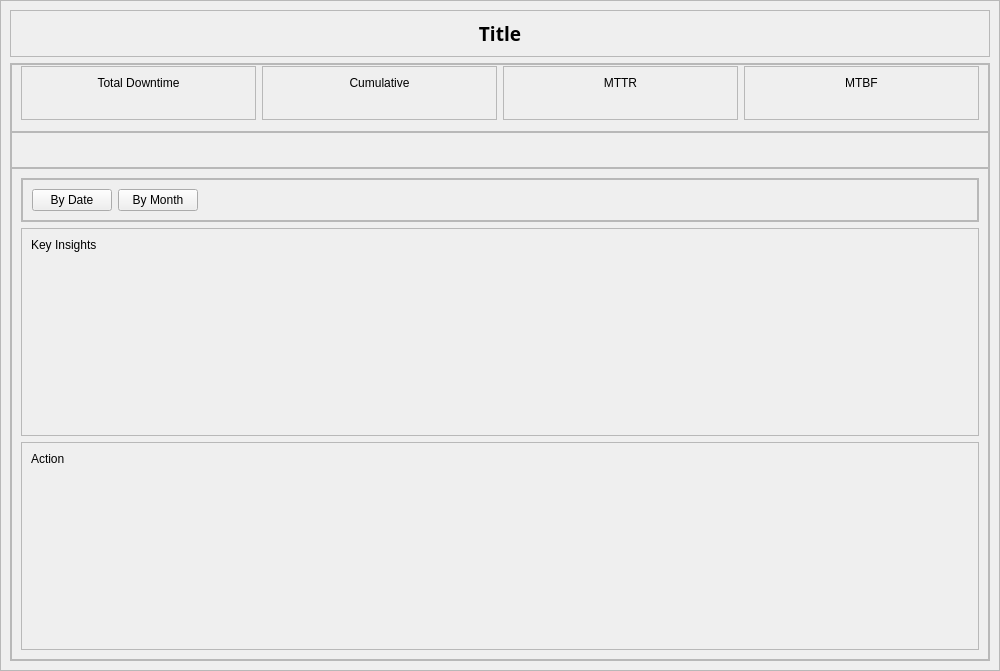
<?xml version="1.0" encoding="UTF-8"?>
<ui version="4.0">
 <class>Dialog</class>
 <widget class="QDialog" name="Dialog">
  <property name="geometry">
   <rect>
    <x>0</x>
    <y>0</y>
    <width>1000</width>
    <height>671</height>
   </rect>
  </property>
  <property name="windowTitle">
   <string>Dialog</string>
  </property>
  <layout class="QVBoxLayout" name="verticalLayout">
   <property name="spacing">
    <number>0</number>
   </property>
   <property name="leftMargin">
    <number>0</number>
   </property>
   <property name="topMargin">
    <number>0</number>
   </property>
   <property name="rightMargin">
    <number>0</number>
   </property>
   <property name="bottomMargin">
    <number>0</number>
   </property>
   <item>
    <widget class="QFrame" name="frame">
     <property name="frameShape">
      <enum>QFrame::StyledPanel</enum>
     </property>
     <property name="frameShadow">
      <enum>QFrame::Raised</enum>
     </property>
     <layout class="QVBoxLayout" name="verticalLayout_2">
      <item>
       <widget class="QFrame" name="frame_2">
        <property name="sizePolicy">
         <sizepolicy hsizetype="Preferred" vsizetype="Maximum">
          <horstretch>0</horstretch>
          <verstretch>0</verstretch>
         </sizepolicy>
        </property>
        <property name="frameShape">
         <enum>QFrame::StyledPanel</enum>
        </property>
        <property name="frameShadow">
         <enum>QFrame::Raised</enum>
        </property>
        <layout class="QHBoxLayout" name="horizontalLayout">
         <item>
          <widget class="QLabel" name="title_lbl">
           <property name="font">
            <font>
             <family>Rockwell</family>
             <pointsize>14</pointsize>
             <weight>75</weight>
             <bold>true</bold>
            </font>
           </property>
           <property name="text">
            <string>Title</string>
           </property>
           <property name="alignment">
            <set>Qt::AlignCenter</set>
           </property>
          </widget>
         </item>
        </layout>
       </widget>
      </item>
      <item>
       <widget class="QFrame" name="frame_3">
        <property name="frameShape">
         <enum>QFrame::StyledPanel</enum>
        </property>
        <property name="frameShadow">
         <enum>QFrame::Raised</enum>
        </property>
        <layout class="QVBoxLayout" name="verticalLayout_11">
         <property name="spacing">
          <number>0</number>
         </property>
         <property name="leftMargin">
          <number>0</number>
         </property>
         <property name="topMargin">
          <number>0</number>
         </property>
         <property name="rightMargin">
          <number>0</number>
         </property>
         <property name="bottomMargin">
          <number>0</number>
         </property>
         <item>
          <widget class="QFrame" name="frame_4">
           <property name="sizePolicy">
            <sizepolicy hsizetype="Preferred" vsizetype="MinimumExpanding">
             <horstretch>0</horstretch>
             <verstretch>0</verstretch>
            </sizepolicy>
           </property>
           <property name="maximumSize">
            <size>
             <width>16777215</width>
             <height>150</height>
            </size>
           </property>
           <property name="frameShape">
            <enum>QFrame::StyledPanel</enum>
           </property>
           <property name="frameShadow">
            <enum>QFrame::Raised</enum>
           </property>
           <layout class="QHBoxLayout" name="horizontalLayout_3">
            <property name="leftMargin">
             <number>9</number>
            </property>
            <property name="topMargin">
             <number>1</number>
            </property>
            <property name="rightMargin">
             <number>9</number>
            </property>
            <property name="bottomMargin">
             <number>11</number>
            </property>
            <item>
             <widget class="QFrame" name="Detail_total_downtime_frame">
              <property name="frameShape">
               <enum>QFrame::StyledPanel</enum>
              </property>
              <property name="frameShadow">
               <enum>QFrame::Raised</enum>
              </property>
              <layout class="QVBoxLayout" name="verticalLayout_6">
               <item>
                <widget class="QLabel" name="label">
                 <property name="maximumSize">
                  <size>
                   <width>16777215</width>
                   <height>20</height>
                  </size>
                 </property>
                 <property name="text">
                  <string>Total Downtime</string>
                 </property>
                 <property name="alignment">
                  <set>Qt::AlignCenter</set>
                 </property>
                </widget>
               </item>
               <item>
                <widget class="QLabel" name="Detail_total_downtime_value">
                 <property name="text">
                  <string/>
                 </property>
                 <property name="alignment">
                  <set>Qt::AlignCenter</set>
                 </property>
                </widget>
               </item>
              </layout>
             </widget>
            </item>
            <item>
             <widget class="QFrame" name="Detail_percent_frame">
              <property name="frameShape">
               <enum>QFrame::StyledPanel</enum>
              </property>
              <property name="frameShadow">
               <enum>QFrame::Raised</enum>
              </property>
              <layout class="QVBoxLayout" name="verticalLayout_7">
               <item>
                <widget class="QLabel" name="label_3">
                 <property name="maximumSize">
                  <size>
                   <width>16777215</width>
                   <height>20</height>
                  </size>
                 </property>
                 <property name="text">
                  <string>Cumulative</string>
                 </property>
                 <property name="alignment">
                  <set>Qt::AlignCenter</set>
                 </property>
                </widget>
               </item>
               <item>
                <widget class="QWidget" name="Detail_percent_chart" native="true"/>
               </item>
              </layout>
             </widget>
            </item>
            <item>
             <widget class="QFrame" name="Detail_card3_frame">
              <property name="frameShape">
               <enum>QFrame::StyledPanel</enum>
              </property>
              <property name="frameShadow">
               <enum>QFrame::Raised</enum>
              </property>
              <layout class="QGridLayout" name="gridLayout">
               <item row="1" column="0">
                <widget class="QLabel" name="Detail_card3_value">
                 <property name="frameShape">
                  <enum>QFrame::NoFrame</enum>
                 </property>
                 <property name="text">
                  <string/>
                 </property>
                 <property name="alignment">
                  <set>Qt::AlignCenter</set>
                 </property>
                </widget>
               </item>
               <item row="1" column="1">
                <widget class="QWidget" name="KPI_MTTR_chart" native="true"/>
               </item>
               <item row="0" column="0" colspan="2">
                <widget class="QLabel" name="Detail_card3_label">
                 <property name="maximumSize">
                  <size>
                   <width>16777215</width>
                   <height>20</height>
                  </size>
                 </property>
                 <property name="text">
                  <string>MTTR</string>
                 </property>
                 <property name="alignment">
                  <set>Qt::AlignCenter</set>
                 </property>
                </widget>
               </item>
              </layout>
             </widget>
            </item>
            <item>
             <widget class="QFrame" name="Detail_card4_frame">
              <property name="frameShape">
               <enum>QFrame::StyledPanel</enum>
              </property>
              <property name="frameShadow">
               <enum>QFrame::Raised</enum>
              </property>
              <layout class="QGridLayout" name="gridLayout_2">
               <item row="1" column="0">
                <widget class="QLabel" name="Detail_card4_value">
                 <property name="frameShape">
                  <enum>QFrame::NoFrame</enum>
                 </property>
                 <property name="text">
                  <string/>
                 </property>
                 <property name="alignment">
                  <set>Qt::AlignCenter</set>
                 </property>
                </widget>
               </item>
               <item row="1" column="1">
                <widget class="QWidget" name="KPI_MTBF_chart" native="true"/>
               </item>
               <item row="0" column="0" colspan="2">
                <widget class="QLabel" name="Detail_card4_label">
                 <property name="maximumSize">
                  <size>
                   <width>16777215</width>
                   <height>20</height>
                  </size>
                 </property>
                 <property name="text">
                  <string>MTBF</string>
                 </property>
                 <property name="alignment">
                  <set>Qt::AlignCenter</set>
                 </property>
                </widget>
               </item>
              </layout>
             </widget>
            </item>
           </layout>
          </widget>
         </item>
         <item>
          <widget class="QFrame" name="frame_5">
           <property name="frameShape">
            <enum>QFrame::StyledPanel</enum>
           </property>
           <property name="frameShadow">
            <enum>QFrame::Raised</enum>
           </property>
           <layout class="QHBoxLayout" name="horizontalLayout_5">
            <property name="topMargin">
             <number>1</number>
            </property>
            <property name="bottomMargin">
             <number>1</number>
            </property>
            <item>
             <widget class="QFrame" name="Detail_left_frame">
              <property name="maximumSize">
               <size>
                <width>16777215</width>
                <height>200</height>
               </size>
              </property>
              <property name="frameShape">
               <enum>QFrame::NoFrame</enum>
              </property>
              <property name="frameShadow">
               <enum>QFrame::Raised</enum>
              </property>
              <layout class="QVBoxLayout" name="verticalLayout_4">
               <property name="spacing">
                <number>0</number>
               </property>
               <item>
                <widget class="QLabel" name="Detail_left_label">
                 <property name="maximumSize">
                  <size>
                   <width>16777215</width>
                   <height>20</height>
                  </size>
                 </property>
                 <property name="text">
                  <string/>
                 </property>
                </widget>
               </item>
               <item>
                <widget class="QWidget" name="Detail_left_chart" native="true"/>
               </item>
              </layout>
             </widget>
            </item>
            <item>
             <widget class="QFrame" name="Detail_right_frame">
              <property name="maximumSize">
               <size>
                <width>16777215</width>
                <height>200</height>
               </size>
              </property>
              <property name="frameShape">
               <enum>QFrame::NoFrame</enum>
              </property>
              <property name="frameShadow">
               <enum>QFrame::Raised</enum>
              </property>
              <layout class="QVBoxLayout" name="verticalLayout_5">
               <property name="spacing">
                <number>0</number>
               </property>
               <item>
                <widget class="QLabel" name="Detail_right_label">
                 <property name="maximumSize">
                  <size>
                   <width>16777215</width>
                   <height>20</height>
                  </size>
                 </property>
                 <property name="text">
                  <string/>
                 </property>
                </widget>
               </item>
               <item>
                <widget class="QWidget" name="Detail_right_chart" native="true"/>
               </item>
              </layout>
             </widget>
            </item>
           </layout>
          </widget>
         </item>
         <item>
          <widget class="QFrame" name="frame_10">
           <property name="frameShape">
            <enum>QFrame::StyledPanel</enum>
           </property>
           <property name="frameShadow">
            <enum>QFrame::Raised</enum>
           </property>
           <layout class="QVBoxLayout" name="verticalLayout_8">
            <property name="leftMargin">
             <number>9</number>
            </property>
            <property name="rightMargin">
             <number>9</number>
            </property>
            <item>
             <widget class="QFrame" name="Detail_bytime_frame">
              <property name="frameShape">
               <enum>QFrame::StyledPanel</enum>
              </property>
              <property name="frameShadow">
               <enum>QFrame::Raised</enum>
              </property>
              <layout class="QVBoxLayout" name="verticalLayout_3">
               <property name="spacing">
                <number>0</number>
               </property>
               <property name="leftMargin">
                <number>0</number>
               </property>
               <property name="topMargin">
                <number>0</number>
               </property>
               <property name="rightMargin">
                <number>0</number>
               </property>
               <property name="bottomMargin">
                <number>0</number>
               </property>
               <item>
                <widget class="QFrame" name="frame_8">
                 <property name="sizePolicy">
                  <sizepolicy hsizetype="Preferred" vsizetype="Maximum">
                   <horstretch>0</horstretch>
                   <verstretch>0</verstretch>
                  </sizepolicy>
                 </property>
                 <property name="frameShape">
                  <enum>QFrame::StyledPanel</enum>
                 </property>
                 <property name="frameShadow">
                  <enum>QFrame::Raised</enum>
                 </property>
                 <layout class="QHBoxLayout" name="horizontalLayout_2">
                  <item>
                   <widget class="QPushButton" name="ByDate_btn">
                    <property name="focusPolicy">
                     <enum>Qt::NoFocus</enum>
                    </property>
                    <property name="text">
                     <string>By Date</string>
                    </property>
                    <property name="flat">
                     <bool>false</bool>
                    </property>
                   </widget>
                  </item>
                  <item>
                   <widget class="QPushButton" name="ByMonth_btn">
                    <property name="focusPolicy">
                     <enum>Qt::NoFocus</enum>
                    </property>
                    <property name="text">
                     <string>By Month</string>
                    </property>
                    <property name="flat">
                     <bool>false</bool>
                    </property>
                   </widget>
                  </item>
                  <item>
                   <spacer name="horizontalSpacer">
                    <property name="orientation">
                     <enum>Qt::Horizontal</enum>
                    </property>
                    <property name="sizeHint" stdset="0">
                     <size>
                      <width>40</width>
                      <height>20</height>
                     </size>
                    </property>
                   </spacer>
                  </item>
                 </layout>
                </widget>
               </item>
               <item>
                <widget class="QWidget" name="Detail_bytime_chartlegend" native="true">
                 <property name="sizePolicy">
                  <sizepolicy hsizetype="Preferred" vsizetype="Maximum">
                   <horstretch>0</horstretch>
                   <verstretch>0</verstretch>
                  </sizepolicy>
                 </property>
                </widget>
               </item>
               <item>
                <widget class="QWidget" name="Detail_bytime_chart" native="true"/>
               </item>
              </layout>
             </widget>
            </item>
            <item>
             <widget class="QFrame" name="Detail_keyinsights_frame">
              <property name="frameShape">
               <enum>QFrame::StyledPanel</enum>
              </property>
              <property name="frameShadow">
               <enum>QFrame::Raised</enum>
              </property>
              <layout class="QVBoxLayout" name="verticalLayout_10">
               <item>
                <widget class="QLabel" name="label_2">
                 <property name="text">
                  <string>Key Insights</string>
                 </property>
                </widget>
               </item>
               <item>
                <widget class="QTextEdit" name="keyinsights_text">
                 <property name="sizePolicy">
                  <sizepolicy hsizetype="Expanding" vsizetype="Maximum">
                   <horstretch>0</horstretch>
                   <verstretch>0</verstretch>
                  </sizepolicy>
                 </property>
                 <property name="styleSheet">
                  <string notr="true">background: transparent;</string>
                 </property>
                 <property name="frameShape">
                  <enum>QFrame::NoFrame</enum>
                 </property>
                </widget>
               </item>
              </layout>
             </widget>
            </item>
            <item>
             <widget class="QFrame" name="Detail_action_frame">
              <property name="frameShape">
               <enum>QFrame::StyledPanel</enum>
              </property>
              <property name="frameShadow">
               <enum>QFrame::Raised</enum>
              </property>
              <layout class="QVBoxLayout" name="verticalLayout_9">
               <item>
                <widget class="QLabel" name="label_5">
                 <property name="sizePolicy">
                  <sizepolicy hsizetype="Preferred" vsizetype="Maximum">
                   <horstretch>0</horstretch>
                   <verstretch>0</verstretch>
                  </sizepolicy>
                 </property>
                 <property name="text">
                  <string>Action</string>
                 </property>
                </widget>
               </item>
               <item>
                <widget class="QTextEdit" name="action_text">
                 <property name="sizePolicy">
                  <sizepolicy hsizetype="Preferred" vsizetype="Preferred">
                   <horstretch>0</horstretch>
                   <verstretch>0</verstretch>
                  </sizepolicy>
                 </property>
                 <property name="minimumSize">
                  <size>
                   <width>800</width>
                   <height>0</height>
                  </size>
                 </property>
                 <property name="styleSheet">
                  <string notr="true">background-color: transparent;</string>
                 </property>
                 <property name="frameShape">
                  <enum>QFrame::NoFrame</enum>
                 </property>
                 <property name="frameShadow">
                  <enum>QFrame::Raised</enum>
                 </property>
                </widget>
               </item>
              </layout>
             </widget>
            </item>
           </layout>
          </widget>
         </item>
        </layout>
       </widget>
      </item>
     </layout>
    </widget>
   </item>
  </layout>
 </widget>
 <resources/>
 <connections/>
</ui>
